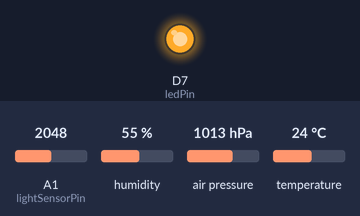
The sketch below on a simulated Particle Photon. Parts: output pins drawn as LEDs (lit = HIGH). Wiring (inferred from the names in the program): BMP180 pressure sensor at I2C address 0x77. The inputs (shaded band) are chosen by the test bench; at power-on: A1 (lightSensorPin) = 2048, humidity 55 %, air pressure 1013 hPa, temperature 24 °C.

Above: at 0.5 s.
At 6.1 s:
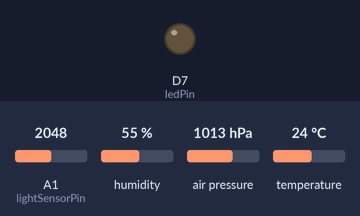
Timing chart, 0 to 14.4 s (numbered marks = the images above):
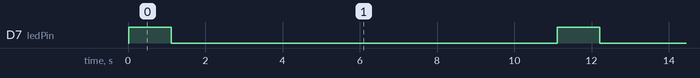

The sketch:

EnvironmentMonitor.ino
```cpp
// This #include statement was automatically added by the Particle IDE.
#include "HTU21D/HTU21D.h"

// This #include statement was automatically added by the Particle IDE.
#include "SFE_BMP180.h"

// Temperature and humidity
HTU21D humiditySensor;

// Pressure sensor. See: https://github.com/sparkfun/BMP180_Breakout_Arduino_Library
// Code to read the BMP180 is from the Sparkfun.com example.
SFE_BMP180 pressure;
bool hasPressureSensor = true;

// TEMT6000 analog input.
int lightSensorPin = A1;

// Output LED pin (onboard LED)
int ledPin = D7;

// Measured values.
int lightLevel = 0;
double humidity = 0;
double temperature = 0;
float measuredPressure = 0;
float relativePressure = 0;

// Set your altitude here.
// Cambridge, UK is between 6 and 20 meters above sea-level
float altitude = 13.0;

void setup() {
    pinMode(lightSensorPin, INPUT);
    pinMode(ledPin, OUTPUT);

    if (!humiditySensor.begin()) {
        // Publish a status message to indicate a fault.
        // This can be picked up by Tinamous.com and will show on the timeline.
        Particle.publish("status", "Humidity Sensor setup failed.");
    }

    if (!pressure.begin()) {
        Particle.publish("status", "Could not find a valid BMP180 sensor.");
        hasPressureSensor = false;
    }

    // Publish a status message to say we're online and the software version.
    Particle.publish("Status", "Environment Sensor Online. V0.4.0");
}

void loop() {
    // Indicate we are measuring.
    digitalWrite(ledPin, HIGH);

    readAndPublishMeasurements();

    digitalWrite(ledPin, LOW);

    sleep();
}

void sleep() {
    // Sleep for 10 seconds before measuring again.
    delay(10000);
}

// Publish the measured values as SENML format
// so that Tinamous knows how to parse it and
// record the data.
void readAndPublishMeasurements() {
    String senml;
    senml.reserve(250);

    lightLevel = analogRead(lightSensorPin);
    senml = "{'n':'Light','v':'" + String(lightLevel) + "'}";

    // a value > 100 indicates a fault.
    humidity = humiditySensor.readHumidity();
    if (humidity < 100) {
        senml += ",{'n':'Humidity','v':'" + String(humidity) + "'}";
    }

    // a value > 100 indicates a fault.
    temperature = humiditySensor.readTemperature();
    if (temperature < 100) {
        senml += ",{'n':'Temperature','v':'" + String(temperature) + "'}";
    }

    if (hasPressureSensor) {
        measuredPressure = readPressure();
        if (measuredPressure > 0) {
            senml += ",{'n':'Pressure','v':'" + String(measuredPressure) + "'}";
        }

        relativePressure = getRelativePressure(measuredPressure);
        if (relativePressure > 0) {
            senml += ",{'n':'RelativePressure','v':'" + String(relativePressure) + "'}";
        }
    }

    Particle.publish("senml", "{e:[ " + senml + "]}", 600, PRIVATE);
    // Small delay to ensure the measurements get sent before
    // possible sleep.
    delay(1000);
}


double readPressure() {

    char status;

    status = pressure.startTemperature();
    if (status == 0)
    {
      Particle.publish("status", "error starting temperature measurement");
      return 0;
    }

    // Wait for the measurement to complete:
    delay(status);

    // Retrieve the completed temperature measurement:
    // Note that the measurement is stored in the variable T.
    // Function returns 1 if successful, 0 if failure.

    double T;
    status = pressure.getTemperature(T);
    if (status == 0)
    {
        Particle.publish("status", "error retrieving temperature measurement");
        return 0;
    }

     // Start a pressure measurement:
     // The parameter is the oversampling setting, from 0 to 3 (highest res, longest wait).
     // If request is successful, the number of ms to wait is returned.
     // If request is unsuccessful, 0 is returned.

    status = pressure.startPressure(3);
    if (status == 0)
    {
        Particle.publish("status", "error starting pressure measurement");
        return 0;
    }

    // Wait for the measurement to complete:
    delay(status);

    // Retrieve the completed pressure measurement:
    // Note that the measurement is stored in the variable P.
    // Note also that the function requires the previous temperature measurement (T).
    // (If temperature is stable, you can do one temperature measurement for a number of pressure measurements.)
    // Function returns 1 if successful, 0 if failure.

    double P;
    status = pressure.getPressure(P,T);
    if (status == 0)
    {
        Particle.publish("status", "error retrieving pressure measurement");
        return 0;
    }

    // return absolute pressure.
    return P;
}

double getRelativePressure(double P) {
    // The pressure sensor returns abolute pressure, which varies with altitude.
    // To remove the effects of altitude, use the sealevel function and your current altitude.
    // This number is commonly used in weather reports.
    // Parameters: P = absolute pressure in mb, ALTITUDE = current altitude in m.
    // Result: p0 = sea-level compensated pressure in mb

    // Store relative pressure in global variable.
    return pressure.sealevel(P, altitude);
}
```

SFE_BMP180.c
```cpp
// (licence header left out)
#include <SFE_BMP180.h>
//#include <Wire.h>
#include <stdio.h>
#include <math.h>


SFE_BMP180::SFE_BMP180()
// Base library type
{
}


char SFE_BMP180::begin()
// Initialize library for subsequent pressure measurements
{
	double c3,c4,b1;

	// Start up the Arduino's "wire" (I2C) library:

	Wire.begin();

	// The BMP180 includes factory calibration data stored on the device.
	// Each device has different numbers, these must be retrieved and
	// used in the calculations when taking pressure measurements.

	// Retrieve calibration data from device:

	if (readInt(0xAA,AC1) &&
		readInt(0xAC,AC2) &&
		readInt(0xAE,AC3) &&
		readUInt(0xB0,AC4) &&
		readUInt(0xB2,AC5) &&
		readUInt(0xB4,AC6) &&
		readInt(0xB6,VB1) &&
		readInt(0xB8,VB2) &&
		readInt(0xBA,MB) &&
		readInt(0xBC,MC) &&
		readInt(0xBE,MD))
	{

		// All reads completed successfully!

		// If you need to check your math using known numbers,
		// you can uncomment one of these examples.
		// (The correct results are commented in the below functions.)

		// Example from Bosch datasheet
		// AC1 = 408; AC2 = -72; AC3 = -14383; AC4 = 32741; AC5 = 32757; AC6 = 23153;
		// B1 = 6190; B2 = 4; MB = -32768; MC = -8711; MD = 2868;

		// Example from http://wmrx00.sourceforge.net/Arduino/BMP180-Calcs.pdf
		// AC1 = 7911; AC2 = -934; AC3 = -14306; AC4 = 31567; AC5 = 25671; AC6 = 18974;
		// VB1 = 5498; VB2 = 46; MB = -32768; MC = -11075; MD = 2432;

		/*
		Serial.print("AC1: "); Serial.println(AC1);
		Serial.print("AC2: "); Serial.println(AC2);
		Serial.print("AC3: "); Serial.println(AC3);
		Serial.print("AC4: "); Serial.println(AC4);
		Serial.print("AC5: "); Serial.println(AC5);
		Serial.print("AC6: "); Serial.println(AC6);
		Serial.print("VB1: "); Serial.println(VB1);
		Serial.print("VB2: "); Serial.println(VB2);
		Serial.print("MB: "); Serial.println(MB);
		Serial.print("MC: "); Serial.println(MC);
		Serial.print("MD: "); Serial.println(MD);
		*/

		// Compute floating-point polynominals:

		c3 = 160.0 * pow(2,-15) * AC3;
		c4 = pow(10,-3) * pow(2,-15) * AC4;
		b1 = pow(160,2) * pow(2,-30) * VB1;
		c5 = (pow(2,-15) / 160) * AC5;
		c6 = AC6;
		mc = (pow(2,11) / pow(160,2)) * MC;
		md = MD / 160.0;
		x0 = AC1;
		x1 = 160.0 * pow(2,-13) * AC2;
		x2 = pow(160,2) * pow(2,-25) * VB2;
		y0 = c4 * pow(2,15);
		y1 = c4 * c3;
		y2 = c4 * b1;
		p0 = (3791.0 - 8.0) / 1600.0;
		p1 = 1.0 - 7357.0 * pow(2,-20);
		p2 = 3038.0 * 100.0 * pow(2,-36);

		/*
		Serial.println();
		Serial.print("c3: "); Serial.println(c3);
		Serial.print("c4: "); Serial.println(c4);
		Serial.print("c5: "); Serial.println(c5);
		Serial.print("c6: "); Serial.println(c6);
		Serial.print("b1: "); Serial.println(b1);
		Serial.print("mc: "); Serial.println(mc);
		Serial.print("md: "); Serial.println(md);
		Serial.print("x0: "); Serial.println(x0);
		Serial.print("x1: "); Serial.println(x1);
		Serial.print("x2: "); Serial.println(x2);
		Serial.print("y0: "); Serial.println(y0);
		Serial.print("y1: "); Serial.println(y1);
		Serial.print("y2: "); Serial.println(y2);
		Serial.print("p0: "); Serial.println(p0);
		Serial.print("p1: "); Serial.println(p1);
		Serial.print("p2: "); Serial.println(p2);
		*/

		// Success!
		return(1);
	}
	else
	{
		// Error reading calibration data; bad component or connection?
		return(0);
	}
}


char SFE_BMP180::readInt(char address, int16_t &value)
// Read a signed integer (two bytes) from device
// address: register to start reading (plus subsequent register)
// value: external variable to store data (function modifies value)
{
	unsigned char data[2];

	data[0] = address;
	if (readBytes(data,2))
	{
		value = (int16_t)((data[0]<<8)|data[1]);
		//if (*value & 0x8000) *value |= 0xFFFF0000; // sign extend if negative
		return(1);
	}
	value = 0;
	return(0);
}


char SFE_BMP180::readUInt(char address, uint16_t &value)
// Read an unsigned integer (two bytes) from device
// address: register to start reading (plus subsequent register)
// value: external variable to store data (function modifies value)
{
	unsigned char data[2];

	data[0] = address;
	if (readBytes(data,2))
	{
		value = (((uint16_t)data[0]<<8)|(uint16_t)data[1]);
		return(1);
	}
	value = 0;
	return(0);
}


char SFE_BMP180::readBytes(unsigned char *values, char length)
// Read an array of bytes from device
// values: external array to hold data. Put starting register in values[0].
// length: number of bytes to read
{
	char x;

	Wire.beginTransmission(BMP180_ADDR);
	Wire.write(values[0]);
	_error = Wire.endTransmission();
	if (_error == 0)
	{
		Wire.requestFrom(BMP180_ADDR,length);
		while(Wire.available() != length) ; // wait until bytes are ready
		for(x=0;x<length;x++)
		{
			values[x] = Wire.read();
		}
		return(1);
	}
	return(0);
}


char SFE_BMP180::writeBytes(unsigned char *values, char length)
// Write an array of bytes to device
// values: external array of data to write. Put starting register in values[0].
// length: number of bytes to write
{
	char x;

	Wire.beginTransmission(BMP180_ADDR);
	Wire.write(values,length);
	_error = Wire.endTransmission();
	if (_error == 0)
		return(1);
	else
		return(0);
}


char SFE_BMP180::startTemperature(void)
// Begin a temperature reading.
// Will return delay in ms to wait, or 0 if I2C error
{
	unsigned char data[2], result;

	data[0] = BMP180_REG_CONTROL;
	data[1] = BMP180_COMMAND_TEMPERATURE;
	result = writeBytes(data, 2);
	if (result) // good write?
		return(5); // return the delay in ms (rounded up) to wait before retrieving data
	else
		return(0); // or return 0 if there was a problem communicating with the BMP
}


char SFE_BMP180::getTemperature(double &T)
// Retrieve a previously-started temperature reading.
// Requires begin() to be called once prior to retrieve calibration parameters.
// Requires startTemperature() to have been called prior and sufficient time elapsed.
// T: external variable to hold result.
// Returns 1 if successful, 0 if I2C error.
{
	unsigned char data[2];
	char result;
	double tu, a;

	data[0] = BMP180_REG_RESULT;

	result = readBytes(data, 2);
	if (result) // good read, calculate temperature
	{
		tu = (data[0] * 256.0) + data[1];

		//example from Bosch datasheet
		//tu = 27898;

		//example from http://wmrx00.sourceforge.net/Arduino/BMP085-Calcs.pdf
		//tu = 0x69EC;

		a = c5 * (tu - c6);
		T = a + (mc / (a + md));

		/*
		Serial.println();
		Serial.print("tu: "); Serial.println(tu);
		Serial.print("a: "); Serial.println(a);
		Serial.print("T: "); Serial.println(*T);
		*/
	}
	return(result);
}


char SFE_BMP180::startPressure(char oversampling)
// Begin a pressure reading.
// Oversampling: 0 to 3, higher numbers are slower, higher-res outputs.
// Will return delay in ms to wait, or 0 if I2C error.
{
	unsigned char data[2], result, delay;

	data[0] = BMP180_REG_CONTROL;

	switch (oversampling)
	{
		case 0:
			data[1] = BMP180_COMMAND_PRESSURE0;
			delay = 5;
		break;
		case 1:
			data[1] = BMP180_COMMAND_PRESSURE1;
			delay = 8;
		break;
		case 2:
			data[1] = BMP180_COMMAND_PRESSURE2;
			delay = 14;
		break;
		case 3:
			data[1] = BMP180_COMMAND_PRESSURE3;
			delay = 26;
		break;
		default:
			data[1] = BMP180_COMMAND_PRESSURE0;
			delay = 5;
		break;
	}
	result = writeBytes(data, 2);
	if (result) // good write?
		return(delay); // return the delay in ms (rounded up) to wait before retrieving data
	else
		return(0); // or return 0 if there was a problem communicating with the BMP
}


char SFE_BMP180::getPressure(double &P, double &T)
// Retrieve a previously started pressure reading, calculate abolute pressure in mbars.
// Requires begin() to be called once prior to retrieve calibration parameters.
// Requires startPressure() to have been called prior and sufficient time elapsed.
// Requires recent temperature reading to accurately calculate pressure.

// P: external variable to hold pressure.
// T: previously-calculated temperature.
// Returns 1 for success, 0 for I2C error.

// Note that calculated pressure value is absolute mbars, to compensate for altitude call sealevel().
{
	unsigned char data[3];
	char result;
	double pu,s,x,y,z;

	data[0] = BMP180_REG_RESULT;

	result = readBytes(data, 3);
	if (result) // good read, calculate pressure
	{
		pu = (data[0] * 256.0) + data[1] + (data[2]/256.0);

		//example from Bosch datasheet
		//pu = 23843;

		//example from http://wmrx00.sourceforge.net/Arduino/BMP085-Calcs.pdf, pu = 0x982FC0;
		//pu = (0x98 * 256.0) + 0x2F + (0xC0/256.0);

		s = T - 25.0;
		x = (x2 * pow(s,2)) + (x1 * s) + x0;
		y = (y2 * pow(s,2)) + (y1 * s) + y0;
		z = (pu - x) / y;
		P = (p2 * pow(z,2)) + (p1 * z) + p0;

		/*
		Serial.println();
		Serial.print("pu: "); Serial.println(pu);
		Serial.print("T: "); Serial.println(*T);
		Serial.print("s: "); Serial.println(s);
		Serial.print("x: "); Serial.println(x);
		Serial.print("y: "); Serial.println(y);
		Serial.print("z: "); Serial.println(z);
		Serial.print("P: "); Serial.println(*P);
		*/
	}
	return(result);
}


double SFE_BMP180::sealevel(double P, double A)
// Given a pressure P (mb) taken at a specific altitude (meters),
// return the equivalent pressure (mb) at sea level.
// This produces pressure readings that can be used for weather measurements.
{
	return(P/pow(1-(A/44330.0),5.255));
}


double SFE_BMP180::altitude(double P, double P0)
// Given a pressure measurement P (mb) and the pressure at a baseline P0 (mb),
// return altitude (meters) above baseline.
{
	return(44330.0*(1-pow(P/P0,1/5.255)));
}


char SFE_BMP180::getError(void)
	// If any library command fails, you can retrieve an extended
	// error code using this command. Errors are from the wire library:
	// 0 = Success
	// 1 = Data too long to fit in transmit buffer
	// 2 = Received NACK on transmit of address
	// 3 = Received NACK on transmit of data
	// 4 = Other error
{
	return(_error);
}
```

Source omitted: SFE_BMP180.h (4122 bytes)

Measured:
- by itself, D7 (ledPin): alternates HIGH for 1.1 s and LOW for 10.0 s
